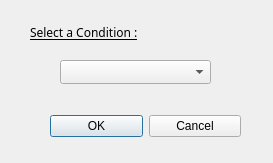
<ui version="4.0" >
 <author></author>
 <comment></comment>
 <exportmacro></exportmacro>
 <class>DeleteCondition</class>
 <widget class="QDialog" name="DeleteCondition" >
  <property name="geometry" >
   <rect>
    <x>0</x>
    <y>0</y>
    <width>273</width>
    <height>163</height>
   </rect>
  </property>
  <property name="minimumSize" >
   <size>
    <width>273</width>
    <height>163</height>
   </size>
  </property>
  <property name="maximumSize" >
   <size>
    <width>273</width>
    <height>163</height>
   </size>
  </property>
  <property name="windowTitle" >
   <string>Delete Condition</string>
  </property>
  <widget class="QWidget" name="layoutWidget" >
   <property name="geometry" >
    <rect>
     <x>50</x>
     <y>110</y>
     <width>191</width>
     <height>32</height>
    </rect>
   </property>
   <layout class="QHBoxLayout" >
    <property name="margin" >
     <number>0</number>
    </property>
    <property name="spacing" >
     <number>6</number>
    </property>
    <item>
     <widget class="QPushButton" name="okButton" >
      <property name="text" >
       <string>OK</string>
      </property>
     </widget>
    </item>
    <item>
     <widget class="QPushButton" name="cancelButton" >
      <property name="text" >
       <string>Cancel</string>
      </property>
     </widget>
    </item>
   </layout>
  </widget>
  <widget class="QComboBox" name="conditionnamelist" >
   <property name="geometry" >
    <rect>
     <x>60</x>
     <y>60</y>
     <width>151</width>
     <height>24</height>
    </rect>
   </property>
  </widget>
  <widget class="QLabel" name="label" >
   <property name="geometry" >
    <rect>
     <x>30</x>
     <y>20</y>
     <width>131</width>
     <height>26</height>
    </rect>
   </property>
   <property name="text" >
    <string>&lt;html>&lt;head>&lt;meta name="qrichtext" content="1" />&lt;/head>&lt;body style=" white-space: pre-wrap; font-family:Sans Serif; font-size:9pt; font-weight:400; font-style:normal; text-decoration:none;">&lt;p style=" margin-top:0px; margin-bottom:0px; margin-left:0px; margin-right:0px; -qt-block-indent:0; text-indent:0px;">&lt;span style=" text-decoration: underline;">Select a Condition :&lt;/span>&lt;/p>&lt;/body>&lt;/html></string>
   </property>
  </widget>
 </widget>
 <pixmapfunction></pixmapfunction>
 <resources/>
 <connections>
  <connection>
   <sender>okButton</sender>
   <signal>clicked()</signal>
   <receiver>DeleteCondition</receiver>
   <slot>accept()</slot>
   <hints>
    <hint type="sourcelabel" >
     <x>278</x>
     <y>253</y>
    </hint>
    <hint type="destinationlabel" >
     <x>96</x>
     <y>254</y>
    </hint>
   </hints>
  </connection>
  <connection>
   <sender>cancelButton</sender>
   <signal>clicked()</signal>
   <receiver>DeleteCondition</receiver>
   <slot>reject()</slot>
   <hints>
    <hint type="sourcelabel" >
     <x>369</x>
     <y>253</y>
    </hint>
    <hint type="destinationlabel" >
     <x>179</x>
     <y>282</y>
    </hint>
   </hints>
  </connection>
 </connections>
</ui>
